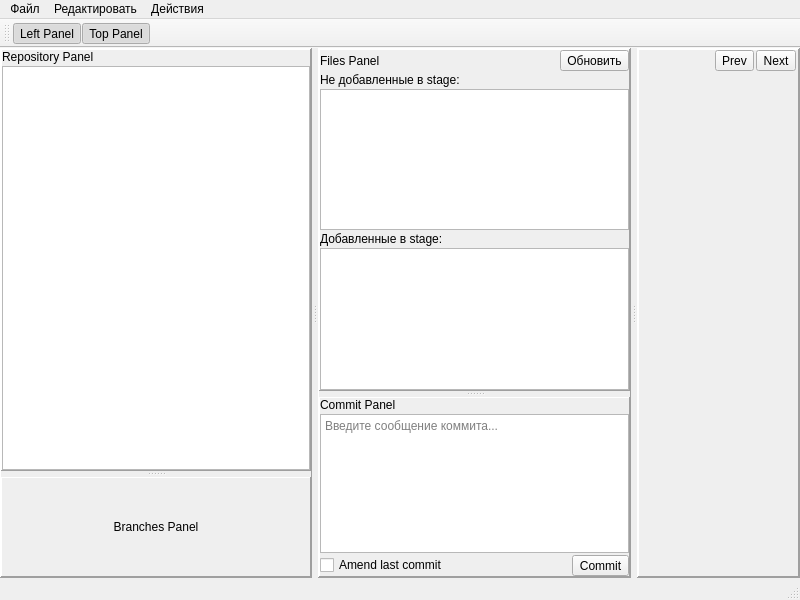
<?xml version="1.0" encoding="UTF-8"?>
<ui version="4.0">
 <class>MainWindow</class>
 <widget class="QMainWindow" name="MainWindow">
  <property name="geometry">
   <rect>
    <x>0</x>
    <y>0</y>
    <width>800</width>
    <height>600</height>
   </rect>
  </property>
  <property name="windowTitle">
   <string>MainWindow</string>
  </property>
  <widget class="QWidget" name="centralwidget">
   <layout class="QVBoxLayout" name="verticalLayout">
    <property name="spacing">
     <number>0</number>
    </property>
    <property name="leftMargin">
     <number>0</number>
    </property>
    <property name="topMargin">
     <number>0</number>
    </property>
    <property name="rightMargin">
     <number>0</number>
    </property>
    <property name="bottomMargin">
     <number>0</number>
    </property>
    <item>
     <widget class="QSplitter" name="splitter">
      <property name="frameShape">
       <enum>QFrame::Shape::NoFrame</enum>
      </property>
      <property name="lineWidth">
       <number>0</number>
      </property>
      <property name="midLineWidth">
       <number>0</number>
      </property>
      <property name="orientation">
       <enum>Qt::Orientation::Horizontal</enum>
      </property>
      <property name="handleWidth">
       <number>6</number>
      </property>
      <widget class="QFrame" name="leftFrame">
       <property name="minimumSize">
        <size>
         <width>100</width>
         <height>0</height>
        </size>
       </property>
       <property name="frameShape">
        <enum>QFrame::Shape::Panel</enum>
       </property>
       <property name="frameShadow">
        <enum>QFrame::Shadow::Raised</enum>
       </property>
       <layout class="QVBoxLayout" name="verticalLayout_2">
        <property name="spacing">
         <number>0</number>
        </property>
        <property name="leftMargin">
         <number>0</number>
        </property>
        <property name="topMargin">
         <number>0</number>
        </property>
        <property name="rightMargin">
         <number>0</number>
        </property>
        <property name="bottomMargin">
         <number>0</number>
        </property>
        <item>
         <widget class="QSplitter" name="leftSplitter">
          <property name="frameShape">
           <enum>QFrame::Shape::NoFrame</enum>
          </property>
          <property name="frameShadow">
           <enum>QFrame::Shadow::Raised</enum>
          </property>
          <property name="lineWidth">
           <number>0</number>
          </property>
          <property name="midLineWidth">
           <number>0</number>
          </property>
          <property name="orientation">
           <enum>Qt::Orientation::Vertical</enum>
          </property>
          <property name="handleWidth">
           <number>6</number>
          </property>
          <widget class="QFrame" name="repoWidget">
           <property name="minimumSize">
            <size>
             <width>0</width>
             <height>100</height>
            </size>
           </property>
           <property name="frameShape">
            <enum>QFrame::Shape::Panel</enum>
           </property>
           <property name="frameShadow">
            <enum>QFrame::Shadow::Raised</enum>
           </property>
           <layout class="QVBoxLayout" name="verticalLayout_4">
            <property name="spacing">
             <number>2</number>
            </property>
            <property name="leftMargin">
             <number>0</number>
            </property>
            <property name="topMargin">
             <number>0</number>
            </property>
            <property name="rightMargin">
             <number>0</number>
            </property>
            <property name="bottomMargin">
             <number>0</number>
            </property>
            <item>
             <widget class="QLabel" name="repoLabel">
              <property name="text">
               <string>Repository Panel</string>
              </property>
              <property name="alignment">
               <set>Qt::AlignmentFlag::AlignLeading|Qt::AlignmentFlag::AlignLeft|Qt::AlignmentFlag::AlignVCenter</set>
              </property>
             </widget>
            </item>
            <item>
             <widget class="QListView" name="commitHistoryList">
              <property name="selectionMode">
               <enum>QAbstractItemView::SelectionMode::SingleSelection</enum>
              </property>
             </widget>
            </item>
           </layout>
          </widget>
          <widget class="QFrame" name="branchesWidget">
           <property name="minimumSize">
            <size>
             <width>0</width>
             <height>100</height>
            </size>
           </property>
           <property name="frameShape">
            <enum>QFrame::Shape::Panel</enum>
           </property>
           <property name="frameShadow">
            <enum>QFrame::Shadow::Raised</enum>
           </property>
           <layout class="QVBoxLayout" name="verticalLayout_5">
            <property name="spacing">
             <number>2</number>
            </property>
            <property name="leftMargin">
             <number>0</number>
            </property>
            <property name="topMargin">
             <number>0</number>
            </property>
            <property name="rightMargin">
             <number>0</number>
            </property>
            <property name="bottomMargin">
             <number>0</number>
            </property>
            <item>
             <widget class="QLabel" name="branchesLabel">
              <property name="text">
               <string>Branches Panel</string>
              </property>
              <property name="alignment">
               <set>Qt::AlignmentFlag::AlignCenter</set>
              </property>
             </widget>
            </item>
           </layout>
          </widget>
         </widget>
        </item>
       </layout>
      </widget>
      <widget class="QFrame" name="topFrame">
       <property name="minimumSize">
        <size>
         <width>0</width>
         <height>100</height>
        </size>
       </property>
       <property name="frameShape">
        <enum>QFrame::Shape::Panel</enum>
       </property>
       <property name="frameShadow">
        <enum>QFrame::Shadow::Raised</enum>
       </property>
       <layout class="QVBoxLayout" name="verticalLayout_6">
        <property name="spacing">
         <number>0</number>
        </property>
        <property name="leftMargin">
         <number>0</number>
        </property>
        <property name="topMargin">
         <number>0</number>
        </property>
        <property name="rightMargin">
         <number>0</number>
        </property>
        <property name="bottomMargin">
         <number>0</number>
        </property>
        <item>
         <widget class="QSplitter" name="topSplitter">
          <property name="orientation">
           <enum>Qt::Orientation::Vertical</enum>
          </property>
          <property name="handleWidth">
           <number>6</number>
          </property>
          <widget class="QFrame" name="filesPanel">
           <property name="minimumSize">
            <size>
             <width>100</width>
             <height>0</height>
            </size>
           </property>
           <property name="frameShape">
            <enum>QFrame::Shape::Panel</enum>
           </property>
           <property name="frameShadow">
            <enum>QFrame::Shadow::Raised</enum>
           </property>
           <layout class="QVBoxLayout" name="verticalLayout_8">
            <property name="spacing">
             <number>2</number>
            </property>
            <property name="leftMargin">
             <number>0</number>
            </property>
            <property name="topMargin">
             <number>0</number>
            </property>
            <property name="rightMargin">
             <number>0</number>
            </property>
            <property name="bottomMargin">
             <number>0</number>
            </property>
            <item>
             <layout class="QHBoxLayout" name="horizontalLayout">
              <item>
               <widget class="QLabel" name="filesLabel">
                <property name="text">
                 <string>Files Panel</string>
                </property>
                <property name="alignment">
                 <set>Qt::AlignmentFlag::AlignLeading|Qt::AlignmentFlag::AlignLeft|Qt::AlignmentFlag::AlignVCenter</set>
                </property>
               </widget>
              </item>
              <item>
               <widget class="QToolButton" name="refreshButton">
                <property name="text">
                 <string>Обновить</string>
                </property>
                <property name="toolButtonStyle">
                 <enum>Qt::ToolButtonStyle::ToolButtonIconOnly</enum>
                </property>
               </widget>
              </item>
             </layout>
            </item>
            <item>
             <widget class="QLabel" name="unstagedLabel">
              <property name="text">
               <string>Не добавленные в stage:</string>
              </property>
             </widget>
            </item>
            <item>
             <widget class="QTableView" name="filesTable">
              <property name="selectionMode">
               <enum>QAbstractItemView::SelectionMode::SingleSelection</enum>
              </property>
              <property name="selectionBehavior">
               <enum>QAbstractItemView::SelectionBehavior::SelectRows</enum>
              </property>
              <property name="showGrid">
               <bool>false</bool>
              </property>
              <attribute name="horizontalHeaderStretchLastSection">
               <bool>true</bool>
              </attribute>
              <attribute name="verticalHeaderVisible">
               <bool>false</bool>
              </attribute>
             </widget>
            </item>
            <item>
             <widget class="QLabel" name="stagedLabel">
              <property name="text">
               <string>Добавленные в stage:</string>
              </property>
             </widget>
            </item>
            <item>
             <widget class="QTableView" name="stagedFilesTable">
              <property name="selectionMode">
               <enum>QAbstractItemView::SelectionMode::SingleSelection</enum>
              </property>
              <property name="selectionBehavior">
               <enum>QAbstractItemView::SelectionBehavior::SelectRows</enum>
              </property>
              <property name="showGrid">
               <bool>false</bool>
              </property>
              <attribute name="horizontalHeaderStretchLastSection">
               <bool>true</bool>
              </attribute>
              <attribute name="verticalHeaderVisible">
               <bool>false</bool>
              </attribute>
             </widget>
            </item>
           </layout>
          </widget>
          <widget class="QFrame" name="commitPanel">
           <property name="minimumSize">
            <size>
             <width>100</width>
             <height>0</height>
            </size>
           </property>
           <property name="frameShape">
            <enum>QFrame::Shape::Panel</enum>
           </property>
           <property name="frameShadow">
            <enum>QFrame::Shadow::Raised</enum>
           </property>
           <layout class="QVBoxLayout" name="verticalLayout_9">
            <property name="spacing">
             <number>2</number>
            </property>
            <property name="leftMargin">
             <number>0</number>
            </property>
            <property name="topMargin">
             <number>0</number>
            </property>
            <property name="rightMargin">
             <number>0</number>
            </property>
            <property name="bottomMargin">
             <number>0</number>
            </property>
            <item>
             <widget class="QLabel" name="commitLabel">
              <property name="text">
               <string>Commit Panel</string>
              </property>
              <property name="alignment">
               <set>Qt::AlignmentFlag::AlignLeading|Qt::AlignmentFlag::AlignLeft|Qt::AlignmentFlag::AlignVCenter</set>
              </property>
             </widget>
            </item>
            <item>
             <widget class="QTextEdit" name="commitMessageTextEdit">
              <property name="placeholderText">
               <string>Введите сообщение коммита...</string>
              </property>
             </widget>
            </item>
            <item>
             <layout class="QHBoxLayout" name="horizontalLayout_3">
              <item>
               <widget class="QCheckBox" name="amend_chk">
                <property name="toolTip">
                 <string> Amend the last commit instead of creating a new one</string>
                </property>
                <property name="text">
                 <string>Amend last commit</string>
                </property>
               </widget>
              </item>
              <item>
               <spacer name="horizontalSpacer_2">
                <property name="orientation">
                 <enum>Qt::Orientation::Horizontal</enum>
                </property>
                <property name="sizeHint" stdset="0">
                 <size>
                  <width>40</width>
                  <height>20</height>
                 </size>
                </property>
               </spacer>
              </item>
              <item>
               <widget class="QToolButton" name="commitButton">
                <property name="text">
                 <string>Commit</string>
                </property>
                <property name="toolButtonStyle">
                 <enum>Qt::ToolButtonStyle::ToolButtonTextOnly</enum>
                </property>
               </widget>
              </item>
             </layout>
            </item>
           </layout>
          </widget>
         </widget>
        </item>
       </layout>
      </widget>
      <widget class="QFrame" name="rightWidget">
       <property name="minimumSize">
        <size>
         <width>100</width>
         <height>0</height>
        </size>
       </property>
       <property name="frameShape">
        <enum>QFrame::Shape::Panel</enum>
       </property>
       <property name="frameShadow">
        <enum>QFrame::Shadow::Raised</enum>
       </property>
       <layout class="QVBoxLayout" name="verticalLayout_3">
        <property name="spacing">
         <number>0</number>
        </property>
        <property name="leftMargin">
         <number>0</number>
        </property>
        <property name="topMargin">
         <number>0</number>
        </property>
        <property name="rightMargin">
         <number>0</number>
        </property>
        <property name="bottomMargin">
         <number>0</number>
        </property>
        <item>
         <widget class="QFrame" name="diffFrame">
          <property name="minimumSize">
           <size>
            <width>0</width>
            <height>100</height>
           </size>
          </property>
          <property name="frameShape">
           <enum>QFrame::Shape::Panel</enum>
          </property>
          <property name="frameShadow">
           <enum>QFrame::Shadow::Raised</enum>
          </property>
          <layout class="QVBoxLayout" name="verticalLayout_7">
           <property name="spacing">
            <number>2</number>
           </property>
           <property name="leftMargin">
            <number>0</number>
           </property>
           <property name="topMargin">
            <number>0</number>
           </property>
           <property name="rightMargin">
            <number>2</number>
           </property>
           <property name="bottomMargin">
            <number>2</number>
           </property>
           <item>
            <layout class="QHBoxLayout" name="horizontalLayout_2">
             <property name="spacing">
              <number>2</number>
             </property>
             <item>
              <widget class="QLabel" name="diffInfoLabel">
               <property name="text">
                <string/>
               </property>
               <property name="alignment">
                <set>Qt::AlignmentFlag::AlignLeading|Qt::AlignmentFlag::AlignLeft|Qt::AlignmentFlag::AlignVCenter</set>
               </property>
               <property name="margin">
                <number>4</number>
               </property>
              </widget>
             </item>
             <item>
              <spacer name="horizontalSpacer">
               <property name="orientation">
                <enum>Qt::Orientation::Horizontal</enum>
               </property>
               <property name="sizeHint" stdset="0">
                <size>
                 <width>40</width>
                 <height>20</height>
                </size>
               </property>
              </spacer>
             </item>
             <item>
              <widget class="QToolButton" name="prevHunkButton">
               <property name="text">
                <string>Prev</string>
               </property>
               <property name="icon">
                <iconset resource="icons.qrc">
                 <normaloff>:/icons/icons/prev_hunk.svg</normaloff>:/icons/icons/prev_hunk.svg</iconset>
               </property>
               <property name="toolButtonStyle">
                <enum>Qt::ToolButtonStyle::ToolButtonIconOnly</enum>
               </property>
              </widget>
             </item>
             <item>
              <widget class="QToolButton" name="nextHunkButton">
               <property name="text">
                <string>Next</string>
               </property>
               <property name="icon">
                <iconset resource="icons.qrc">
                 <normaloff>:/icons/icons/next_hunk.svg</normaloff>:/icons/icons/next_hunk.svg</iconset>
               </property>
               <property name="toolButtonStyle">
                <enum>Qt::ToolButtonStyle::ToolButtonIconOnly</enum>
               </property>
              </widget>
             </item>
            </layout>
           </item>
           <item>
            <widget class="DiffEditor" name="diffEditor" native="true">
             <property name="sizePolicy">
              <sizepolicy hsizetype="Expanding" vsizetype="Expanding">
               <horstretch>0</horstretch>
               <verstretch>0</verstretch>
              </sizepolicy>
             </property>
            </widget>
           </item>
          </layout>
         </widget>
        </item>
       </layout>
      </widget>
     </widget>
    </item>
   </layout>
  </widget>
  <widget class="QMenuBar" name="menubar">
   <property name="geometry">
    <rect>
     <x>0</x>
     <y>0</y>
     <width>800</width>
     <height>26</height>
    </rect>
   </property>
   <widget class="QMenu" name="menuFile">
    <property name="title">
     <string>Файл</string>
    </property>
    <addaction name="actionOpenRepository"/>
   </widget>
   <widget class="QMenu" name="menuEdit">
    <property name="title">
     <string>Редактировать</string>
    </property>
    <addaction name="actionSettings"/>
   </widget>
   <widget class="QMenu" name="menu">
    <property name="title">
     <string>Действия</string>
    </property>
    <addaction name="actionRefresh"/>
    <addaction name="actionCommit"/>
   </widget>
   <addaction name="menuFile"/>
   <addaction name="menuEdit"/>
   <addaction name="menu"/>
  </widget>
  <widget class="QToolBar" name="toolBar">
   <property name="windowTitle">
    <string>toolBar</string>
   </property>
   <property name="iconSize">
    <size>
     <width>16</width>
     <height>16</height>
    </size>
   </property>
   <attribute name="toolBarArea">
    <enum>TopToolBarArea</enum>
   </attribute>
   <attribute name="toolBarBreak">
    <bool>false</bool>
   </attribute>
   <addaction name="actionToggleLeftPanel"/>
   <addaction name="actionToggleTopPanel"/>
  </widget>
  <widget class="QStatusBar" name="statusbar"/>
  <action name="actionOpenRepository">
   <property name="text">
    <string>Открыть репозиторий</string>
   </property>
   <property name="shortcut">
    <string>Ctrl+O</string>
   </property>
  </action>
  <action name="actionSettings">
   <property name="text">
    <string>Настройки</string>
   </property>
  </action>
  <action name="actionCommit">
   <property name="text">
    <string>Commit</string>
   </property>
   <property name="shortcut">
    <string>Ctrl+Return</string>
   </property>
  </action>
  <action name="actionRefresh">
   <property name="icon">
    <iconset>
     <normaloff>icons/refresh.svg</normaloff>icons/refresh.svg</iconset>
   </property>
   <property name="text">
    <string>Refresh</string>
   </property>
   <property name="toolTip">
    <string>Refresh Git Status</string>
   </property>
   <property name="shortcut">
    <string>F5</string>
   </property>
  </action>
  <action name="actionPrevHunk">
   <property name="icon">
    <iconset>
     <normaloff>icons/prev_hunk.svg</normaloff>icons/prev_hunk.svg</iconset>
   </property>
   <property name="text">
    <string>Previous Hunk</string>
   </property>
   <property name="toolTip">
    <string>Go to Previous Hunk</string>
   </property>
   <property name="shortcut">
    <string>Alt+Up</string>
   </property>
  </action>
  <action name="actionNextHunk">
   <property name="icon">
    <iconset>
     <normaloff>icons/next_hunk.svg</normaloff>icons/next_hunk.svg</iconset>
   </property>
   <property name="text">
    <string>Next Hunk</string>
   </property>
   <property name="toolTip">
    <string>Go to Next Hunk</string>
   </property>
   <property name="shortcut">
    <string>Alt+Down</string>
   </property>
  </action>
  <action name="actionToggleLeftPanel">
   <property name="checkable">
    <bool>true</bool>
   </property>
   <property name="checked">
    <bool>true</bool>
   </property>
   <property name="text">
    <string>Left Panel</string>
   </property>
   <property name="toolTip">
    <string>Toggle Left Panel</string>
   </property>
  </action>
  <action name="actionToggleTopPanel">
   <property name="checkable">
    <bool>true</bool>
   </property>
   <property name="checked">
    <bool>true</bool>
   </property>
   <property name="text">
    <string>Top Panel</string>
   </property>
   <property name="toolTip">
    <string>Toggle Top Panel</string>
   </property>
  </action>
 </widget>
 <customwidgets>
  <customwidget>
   <class>DiffEditor</class>
   <extends>QWidget</extends>
   <header>diffeditor.h</header>
   <container>1</container>
  </customwidget>
 </customwidgets>
 <resources>
  <include location="icons.qrc"/>
 </resources>
 <connections/>
</ui>
